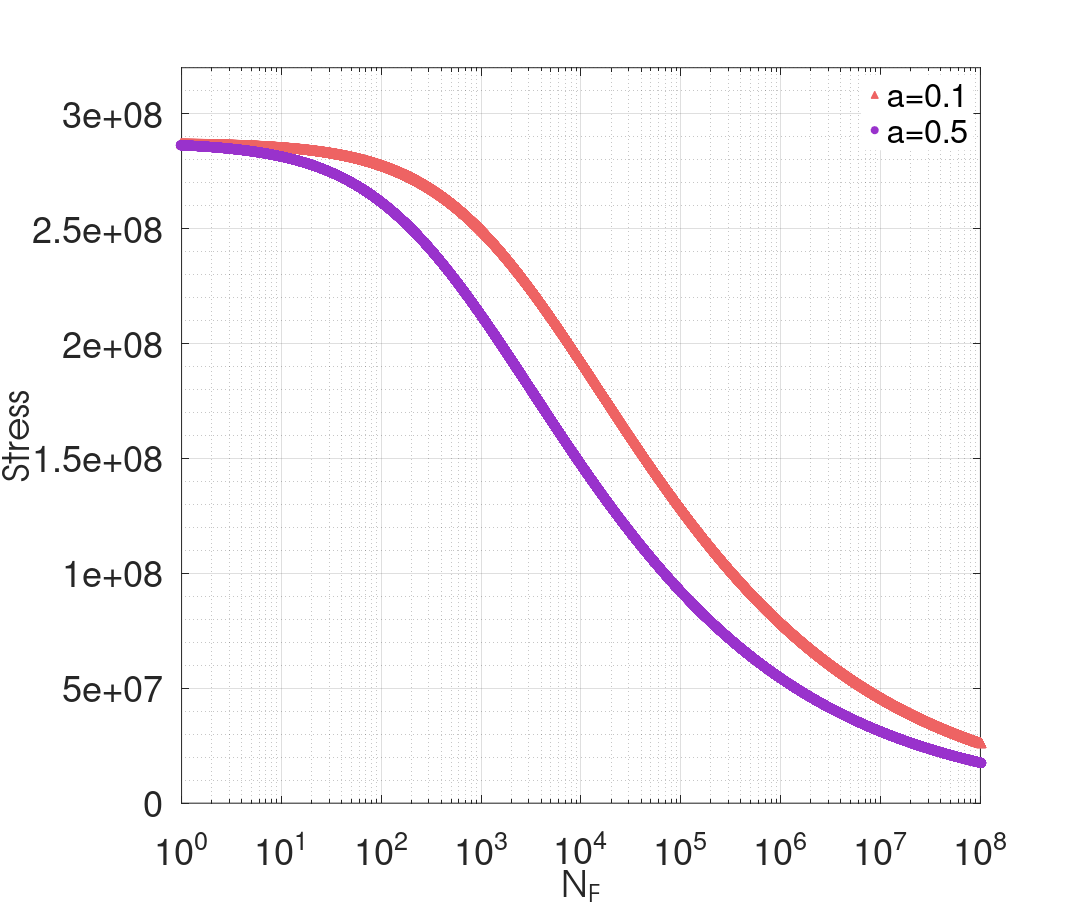

This figure's MATLAB source:
clear;clc;close all;
%---------------------Verified parameters in random loading case-----------------------------
b1=1.5;                    %weakening scales distribution exponent
b2=1.5;                    %weakening scales distribution exponent
a1=0.1;                %sensitivity of sequence effect(control alp>0)
a2=0.5;                %sensitivity of sequence effect(control alp>0)
WF=5.58e8;            %dissipated energy to failure per unit volume
X1=1.065;                 %Major damage threshold (meaning S_{max} must be greater than X/2*yield to activate magnification)
X2=1.065;                 %Major damage threshold (meaning S_{max} must be greater than X/2*yield to activate magnification)
pb1=1.4;                %Major damage power
pb2=1.4;                %Major damage power
%---------------------Verified parameters in constant loading case-----------------------------
y=230e6;           %macroscopic yield stress
E=72e9;              %Young's modulus
k=6e8;                 %hardening parameter
nu=0.3;                     %poisson's ratio
sigu=320e6;             %ultimite stress
n0=1;                   %number of initial local defects
lam=0.1;               %hydrostatic pressure sensitivity
gam=0.1;             %material parameter from Chaboche law(Wohler curve exponent)
maxstress11=sigu;
stress11=1000:1000:maxstress11;
Smax=sqrt(2/3).*stress11;
hydro=1/3.*stress11;
yield=y-lam.*hydro;

sequence1=((Smax.*yield.^-1).*(X1-Smax.*yield.^-1).^-1).^pb1;
sequence2=((Smax.*yield.^-1).*(X2-Smax.*yield.^-1).^-1).^pb2;

NF1=((1+gam)*a1*sequence1).^-1*WF*E*(E+k*nu)*b1*(b1+1)*(n0*(4*(E-k)*(1+nu)*(b1-1)))^-1.*yield.^(b1-1).*Smax.^(-b1-1);
NF2=((1+gam)*a2*sequence2).^-1*WF*E*(E+k*nu)*b2*(b2+1)*(n0*(4*(E-k)*(1+nu)*(b2-1)))^-1.*yield.^(b2-1).*Smax.^(-b2-1);

sn1=semilogx(NF1,stress11,'LineStyle', 'none','LineWidth', 1,'Marker', '^', 'MarkerSize', 10, ...
            'MarkerEdgeColor', [238 99 99]/255, 'MarkerFaceColor',[238 99 99]/255);
hold on
sn2=semilogx(NF2,stress11,'LineStyle', 'none','LineWidth', 1,'Marker', 'o', 'MarkerSize', 10, ...
            'MarkerEdgeColor', [153 50 204]/255, 'MarkerFaceColor',[153 50 204]/255);
grid on;
grid minor;
axis([1 1e8 0 maxstress11]);
set(gca,'XTick',[1e0,1e1,1e2,1e3,1e4,1e5,1e6,1e7,1e8,1e9] );
% hTitle =title('S-N curve at constant amplitude stress with R=-1 in our model with different $a$');
hXLabel = xlabel('N_F');
hYLabel =ylabel('Stress');

hLegend=legend([sn1,sn2], 'a=0.1','a=0.5','Location','northeast');
set([hLegend, gca], 'FontSize', 40)
set(hLegend,'Box','on');
set(hLegend,'EdgeColor',[1 1 1]); %set the edge colour of the legend to white 
% Adjust font
set(gca, 'FontName', 'Helvetica')
set([hXLabel, hYLabel], 'FontName', 'AvantGarde')
set([hXLabel, hYLabel], 'FontSize',40)

% Adjust axes properties
set(gcf,'color','w'); %set figure background transparent
set(gca,'color','w'); %set axis transparent
% Maximize print figure
set(gcf,'outerposition',get(0,'screensize'));
set(gcf, 'PaperPositionMode', 'manual');
set(gcf, 'PaperUnits', 'points'); %[ {inches} | centimeters | normalized | points ]
set(gcf, 'PaperPosition', [0 0 1200 1000]); %set(gcf,'PaperPosition',[left,bottom,width,height])
 saveas(gcf,'F:\Git\Anew\figures\SNa.png');
